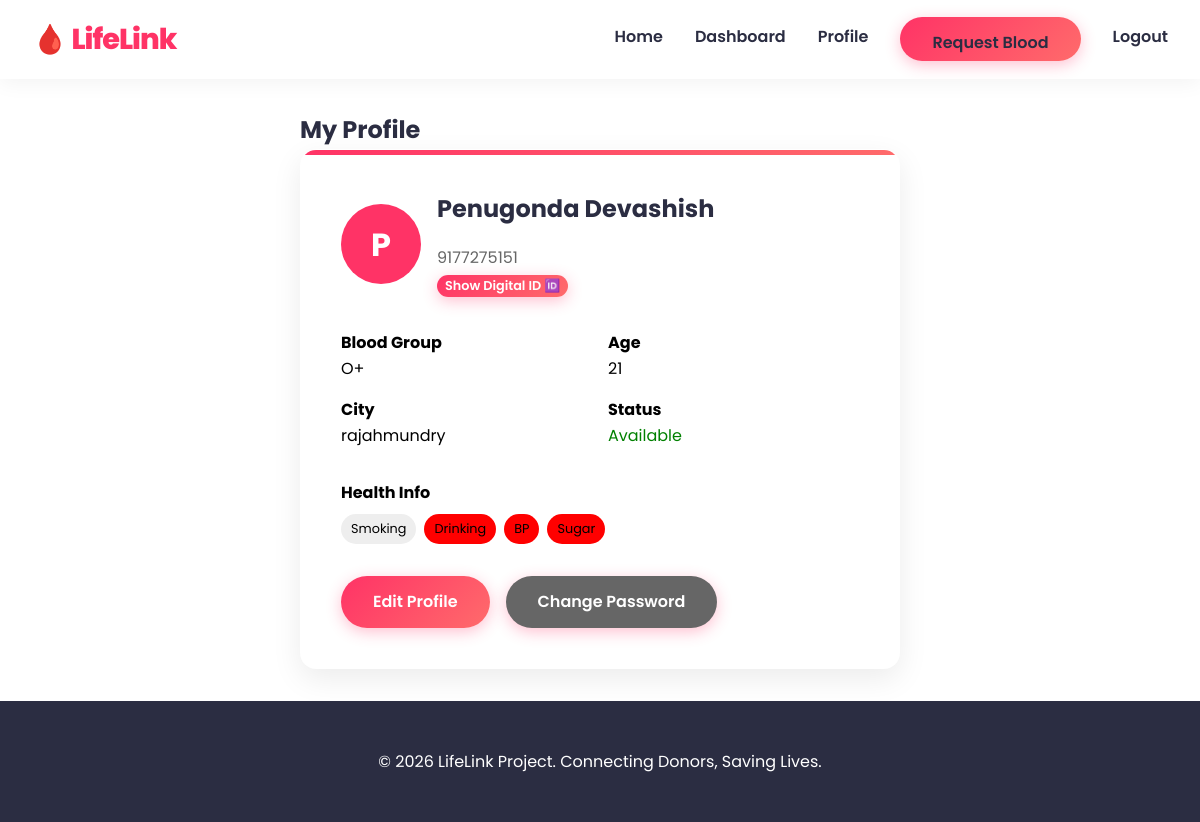
Screenshot of /profile (signed in) with the database file from the repository.
### models.py (models this page shows, shortened)
class User(UserMixin, db.Model):
    __tablename__ = 'users'
    id = db.Column(db.Integer, primary_key=True)
    full_name = db.Column(db.String(100), nullable=False)
    mobile_number = db.Column(db.String(15), unique=True, nullable=False)
    password_hash = db.Column(db.String(200), nullable=False)
    blood_group = db.Column(db.String(5), nullable=False)
    age = db.Column(db.Integer, nullable=False)
    city = db.Column(db.String(50), nullable=False)
    latitude = db.Column(db.Float, nullable=False)
    longitude = db.Column(db.Float, nullable=False)
    bp = db.Column(db.Boolean, default=False)
    sugar = db.Column(db.Boolean, default=False)
    heart_disease = db.Column(db.Boolean, default=False)
    asthma = db.Column(db.Boolean, default=False)
    smoking = db.Column(db.Boolean, default=False)
    drinking = db.Column(db.Boolean, default=False)
    last_donation_date = db.Column(db.Date, nullable=True)
    is_available = db.Column(db.Boolean, default=True)
    is_approved = db.Column(db.Boolean, default=True) # Admin approval
    qr_code_data = db.Column(db.String(500), nullable=True) # Data for QR ID
    created_at = db.Column(db.DateTime, default=datetime.utcnow)
    last_active = db.Column(db.DateTime, nullable=True)
    failed_login_attempts = db.Column(db.Integer, default=0)
    is_locked = db.Column(db.Boolean, default=False)
    risk_score = db.Column(db.Float, default=0.0)

### app.py (the view)
@app.route('/profile')
@login_required
def profile():
    return render_template('profile.html', user=current_user)

### app.py (called while the page is built, shortened)
@app.after_request
def add_header(response):
    response.headers['Cache-Control'] = 'no-store, no-cache, must-revalidate, post-check=0, pre-check=0, max-age=0'
    response.headers['Pragma'] = 'no-cache'
    response.headers['Expires'] = '-1'
    return response

@login_manager.user_loader
def load_user(user_id):
    if user_id.startswith('admin_'):
        try:
            uid = int(user_id.split('_')[1])
            return db.session.get(Admin, uid)
        except (IndexError, ValueError):
            return None
    if user_id.startswith('user_'):
        try:
            uid = int(user_id.split('_')[1])
            user = db.session.get(User, uid)
            if user and not user.is_approved:
                return None # Block login if not approved
            return user
        except (IndexError, ValueError):
            return None

### templates/profile.html (shortened to what this page needs)
{% extends 'base.html' %}
{% block content %}
<div style="max-width: 600px; margin: 0 auto;">
    <h2 style="color: var(--secondary);">My Profile</h2>
    <div class="card">
        <div style="display: flex; align-items: center; gap: 1rem; margin-bottom: 2rem;">
            <div
                style="width: 80px; height: 80px; background: var(--primary); color: white; border-radius: 50%; display: flex; align-items: center; justify-content: center; font-size: 2rem; font-weight: bold;">
                {{ user.full_name[0] }}
            </div>
            <div>
                <h3>{{ user.full_name }}</h3>
                <p style="color: #666;">{{ user.mobile_number }}</p>
                <button onclick="showQRCode()" class="btn"
                    style="font-size: 0.8rem; padding: 2px 8px; margin-top: 5px;">Show Digital ID 🆔</button>
            </div>
        </div>
        <div style="display: grid; grid-template-columns: 1fr 1fr; gap: 1rem; margin-bottom: 2rem;">
            <div>
                <strong>Blood Group</strong>
                <p>{{ user.blood_group }}</p>
            </div>
            <div>
                <strong>Age</strong>
                <p>{{ user.age }}</p>
            </div>
            <div>
                <strong>City</strong>
                <p>{{ user.city }}</p>
            </div>
            <div>
                <strong>Status</strong>
                <p style="color: {{ 'green' if user.is_available else 'red' }}">
                    {{ 'Available' if user.is_available else 'Not Available' }}
                </p>
            </div>
        </div>
        <h4 style="margin-bottom: 0.5rem;">Health Info</h4>
        <div style="display: flex; gap: 0.5rem; flex-wrap: wrap; margin-bottom: 2rem;">
            <span class="badg"
                style="background: {{ 'red' if user.smoking else '#eee' }}; padding: 5px 10px; border-radius: 15px; font-size: 0.8rem;">Smoking</span>
            <span class="badg"
                style="background: {{ 'red' if user.drinking else '#eee' }}; padding: 5px 10px; border-radius: 15px; font-size: 0.8rem;">Drinking</span>
            <span class="badg"
                style="background: {{ 'red' if user.bp else '#eee' }}; padding: 5px 10px; border-radius: 15px; font-size: 0.8rem;">BP</span>
            <span class="badg"
                style="background: {{ 'red' if user.sugar else '#eee' }}; padding: 5px 10px; border-radius: 15px; font-size: 0.8rem;">Sugar</span>
        </div>
        <div style="display: flex; gap: 1rem;">
            <a href="{{ url_for('edit_profile') }}" class="btn">Edit Profile</a>
            <a href="{{ url_for('change_password') }}" class="btn" style="background: #666;">Change Password</a>
        </div>
    </div>
</div>
{% endblock %}

### static/css/style.css (style rules this page uses)
:root { --primary: #FF3366; --primary-dark: #cc0044; --secondary: #2B2D42; --accent: #27ae60; --background: #f0f2f5; --text: #2B2D42; --white: #ffffff; --glass: rgba(255, 255, 255, 0.95); --shadow: 0 10px 30px rgba(0, 0, 0, 0.08); --radius: 16px; --gradient: linear-gradient(135deg, #FF3366 0%, #FF6B6B 100%); --gradient-hover: linear-gradient(135deg, #FF6B6B 0%, #FF3366 100%); }
* { margin: 0; padding: 0; box-sizing: border-box; font-family: 'Poppins', sans-serif; }
body { background-color: var(--background); color: var(--text); line-height: 1.6; display: flex; flex-direction: column; min-height: 100vh; }
.btn { display: inline-block; padding: 0.8rem 2rem; background: var(--gradient); color: var(--white); border-radius: 50px; text-decoration: none; transition: all 0.3s ease; border: none; cursor: pointer; font-size: 1rem; font-weight: 600; box-shadow: 0 4px 15px rgba(255, 51, 102, 0.3); }
.card { background: var(--white); padding: 2.5rem; border-radius: var(--radius); box-shadow: var(--shadow); transition: all 0.4s cubic-bezier(0.175, 0.885, 0.32, 1.275); border: 1px solid rgba(255, 255, 255, 0.8); position: relative; overflow: hidden; }
.card::before { content: ''; position: absolute; top: 0; left: 0; width: 100%; height: 5px; background: var(--gradient); }
.card h3 { color: var(--secondary); margin-bottom: 1rem; font-size: 1.5rem; font-weight: 700; }

### templates/base.html (style rules this page uses)
body { font-family: 'Poppins', sans-serif; }

### rows the page displays
User: full_name "P", full_name "Penugonda Devashish", mobile_number "9177275151", blood_group "O+", age "21", city "rajahmundry", is_available "Available"
